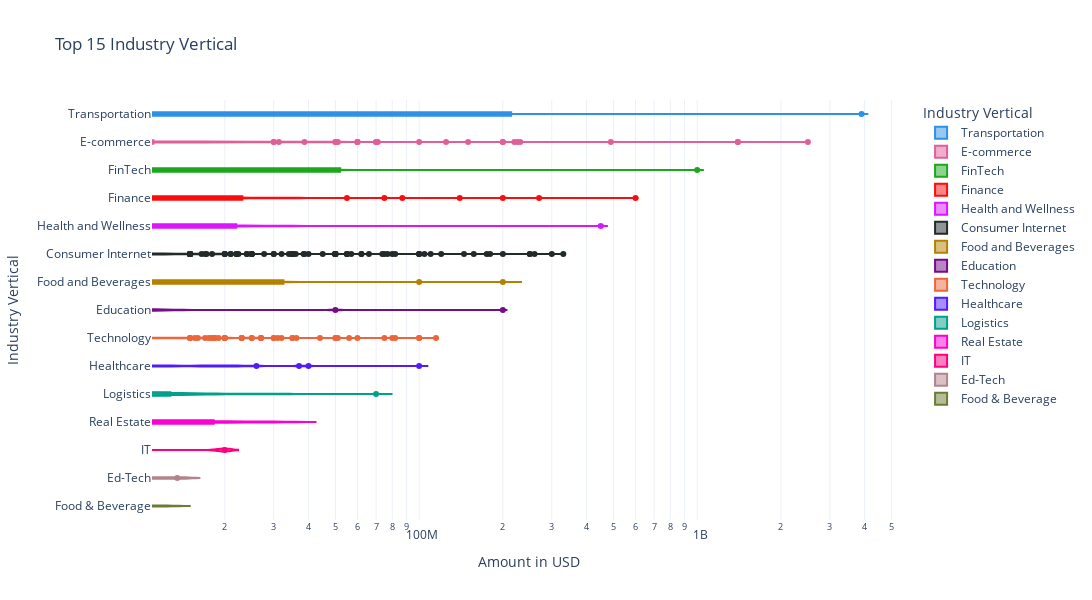

The code cell stored with this chart in its notebook:
### Code cell
# violin plot
fig = px.violin(df_top_industry_vertical, x="Amount in USD", y="Industry Vertical", color="Industry Vertical", hover_name="Startup Name", log_x=True, box=True,
             width=1100, height=600, title="Top 15 Industry Vertical", labels={"Amount in USD": "Amount in USD", "Industry Vertical": "Industry Vertical"}
             ,color_discrete_sequence=px.colors.qualitative.Dark24, template='plotly_white')
fig.show()

### Figure 1 — Plotly figure (JSON) as saved in the notebook; plotly's stock layout.template omitted (floating-point values rounded to 4 significant figures; data arrays with more than 128 entries replaced by an {"elided": "..."} marker saying what was removed)
{"data": [{"alignmentgroup": "True", "box": {"visible": true}, "hovertemplate": "<b>%{hovertext}</b><br><br>Industry Vertical=%{y}<br>Amount in USD=%{x}<extra></extra>", "hovertext": ["Rapido Bike Taxi", "Vogo Automotive", "Shuttl", "Patel Logistics", "Shuttl", "Vogo Automotive Pvt. Ltd.", "eBikeGo"], "legendgroup": "Transportation", "marker": {"color": "#2E91E5"}, "name": "Transportation", "offsetgroup": "Transportation", "orientation": "h", "scalegroup": "True", "showlegend": true, "type": "violin", "x": [3900000000, 283000000, 8048394, 5600000, 5000000, 3584000, 300000], "x0": " ", "xaxis": "x", "y": ["Transportation", "Transportation", "Transportation", "Transportation", "Transportation", "Transportation", "Transportation"], "y0": " ", "yaxis": "y"}, {"alignmentgroup": "True", "box": {"visible": true}, "hovertemplate": "<b>%{hovertext}</b><br><br>Industry Vertical=%{y}<br>Amount in USD=%{x}<extra></extra>", "hovertext": {"elided": "300 str values"}, "legendgroup": "E-commerce", "marker": {"color": "#E15F99"}, "name": "E-commerce", "offsetgroup": "E-commerce", "orientation": "h", "scalegroup": "True", "showlegend": true, "type": "violin", "x": {"elided": "300 int values"}, "x0": " ", "xaxis": "x", "y": {"elided": "300 str values"}, "y0": " ", "yaxis": "y"}, {"alignmentgroup": "True", "box": {"visible": true}, "hovertemplate": "<b>%{hovertext}</b><br><br>Industry Vertical=%{y}<br>Amount in USD=%{x}<extra></extra>", "hovertext": ["Paytm", "Tala", "Biz2Credit", "Aye Finance", "OkCredit", "INDwealth", "FPL Technologies", "Setu", "Cashflo", "wealthbucket"], "legendgroup": "FinTech", "marker": {"color": "#1CA71C"}, "name": "FinTech", "offsetgroup": "FinTech", "orientation": "h", "scalegroup": "True", "showlegend": true, "type": "violin", "x": [1000000000, 110000000, 52000000, 17411265, 15500000, 15000000, 4500000, 3500000, 3300000, 3000000], "x0": " ", "xaxis": "x", "y": ["FinTech", "FinTech", "FinTech", "FinTech", "FinTech", "FinTech", "FinTech", "FinTech", "FinTech", "FinTech"], "y0": " ", "yaxis": "y"}, {"alignmentgroup": "True", "box": {"visible": true}, "hovertemplate": "<b>%{hovertext}</b><br><br>Industry Vertical=%{y}<br>Amount in USD=%{x}<extra></extra>", "hovertext": ["True North", "Edelweiss", "Epiq Capital", "Alteria Capital", "Lendingkart", "BharatPe", "Varthana", "NeoGrowth Credit", "Kuvera", "InCred Finance", "MSE", "Ofbusiness", "pi Ventures", "Samunnati", "Annapurna Finance", "Capital Float", "AyeFinance", "Spandana Sphoorty", "RenewBuy", "Black Soil", "NeoGrowth", "EarlySalary", "Drip capital", "Alpha Capital", "IDG Ventures", "CoinTribe", "Avail Finance", "Aye Finance", "Aye Finance", "SaveBC", "ISFC", "InCred", "Kinara Capital", "Samunnati Financial Intermediation & Services Pvt. Ltd", "Progcap", "Veritas Finance", "Lendingkart", "AyeFinance", "OptaCredit", "AyeFinance", "Villgro", "Fisdom", "mintifi", "Aashiyaan", "Smartcoin", "Sqqrl", "Finzy", "GramCover", "MyLoanCare", "Prest Loans", "Buddy", "Vola", "OpenTap", "Nivesh", "happay", "Fincash", "Mihuru", "HealthFin", "Crowdera", "Loanzen", "1Crowd", "LenDenClub"], "legendgroup": "Finance", "marker": {"color": "#FB0D0D"}, "name": "Finance", "offsetgroup": "Finance", "orientation": "h", "scalegroup": "True", "showlegend": true, "type": "violin", "x": [600000000, 270000000, 200000000, 140000000, 87000000, 75000000, 55000000, 47000000, 45000000, 42000000, 32000000, 29000000, 25000000, 23500000, 23000000, 22000000, 21500000, 19500000, 19000000, 17000000, 16000000, 15700000, 15000000, 14800000, 10000000, 10000000, 9000000, 8000000, 6240000, 6000000, 6000000, 5900000, 5000000, 5000000, 5000000, 4700000, 4700000, 4600000, 4000000, 3800000, 3500000, 3000000, 2000000, 2000000, 2000000, 1000000, 1000000, 1000000, 978000, 570000, 500000, 500000, 450000, 450000, 250000, 150000, 150000, null, null, null, null, null], "x0": " ", "xaxis": "x", "y": ["Finance", "Finance", "Finance", "Finance", "Finance", "Finance", "Finance", "Finance", "Finance", "Finance", "Finance", "Finance", "Finance", "Finance", "Finance", "Finance", "Finance", "Finance", "Finance", "Finance", "Finance", "Finance", "Finance", "Finance", "Finance", "Finance", "Finance", "Finance", "Finance", "Finance", "Finance", "Finance", "Finance", "Finance", "Finance", "Finance", "Finance", "Finance", "Finance", "Finance", "Finance", "Finance", "Finance", "Finance", "Finance", "Finance", "Finance", "Finance", "Finance", "Finance", "Finance", "Finance", "Finance", "Finance", "Finance", "Finance", "Finance", "Finance", "Finance", "Finance", "Finance", "Finance"], "y0": " ", "yaxis": "y"}, {"alignmentgroup": "True", "box": {"visible": true}, "hovertemplate": "<b>%{hovertext}</b><br><br>Industry Vertical=%{y}<br>Amount in USD=%{x}<extra></extra>", "hovertext": ["GOQii", "Vyome Therapeutics Inc.", "Healthians", "HealthifyMe", "Misters", "Azah"], "legendgroup": "Health and Wellness", "marker": {"color": "#DA16FF"}, "name": "Health and Wellness", "offsetgroup": "Health and Wellness", "orientation": "h", "scalegroup": "True", "showlegend": true, "type": "violin", "x": [450000000, 22000000, 12000000, 6000000, 486000, 200000], "x0": " ", "xaxis": "x", "y": ["Health and Wellness", "Health and Wellness", "Health and Wellness", "Health and Wellness", "Health and Wellness", "Health and Wellness"], "y0": " ", "yaxis": "y"}, {"alignmentgroup": "True", "box": {"visible": true}, "hovertemplate": "<b>%{hovertext}</b><br><br>Industry Vertical=%{y}<br>Amount in USD=%{x}<extra></extra>", "hovertext": {"elided": "941 str values"}, "legendgroup": "Consumer Internet", "marker": {"color": "#222A2A"}, "name": "Consumer Internet", "offsetgroup": "Consumer Internet", "orientation": "h", "scalegroup": "True", "showlegend": true, "type": "violin", "x": {"elided": "941 int values"}, "x0": " ", "xaxis": "x", "y": {"elided": "941 str values"}, "y0": " ", "yaxis": "y"}, {"alignmentgroup": "True", "box": {"visible": true}, "hovertemplate": "<b>%{hovertext}</b><br><br>Industry Vertical=%{y}<br>Amount in USD=%{x}<extra></extra>", "hovertext": ["Zomato", "Swiggy", "Bira91", "HungerBox", "Bira91", "Daalchini Technologies", "holachef", "GoDesi", "Burger Singh"], "legendgroup": "Food and Beverages", "marker": {"color": "#B68100"}, "name": "Food and Beverages", "offsetgroup": "Food and Beverages", "orientation": "h", "scalegroup": "True", "showlegend": true, "type": "violin", "x": [200000000, 100000000, 10000000, 6590000, 5600000, 500000, 311200, 138995, 0], "x0": " ", "xaxis": "x", "y": ["Food and Beverages", "Food and Beverages", "Food and Beverages", "Food and Beverages", "Food and Beverages", "Food and Beverages", "Food and Beverages", "Food and Beverages", "Food and Beverages"], "y0": " ", "yaxis": "y"}, {"alignmentgroup": "True", "box": {"visible": true}, "hovertemplate": "<b>%{hovertext}</b><br><br>Industry Vertical=%{y}<br>Amount in USD=%{x}<extra></extra>", "hovertext": ["Furtados School of Music", "Byjus", "EduPristine", "Rao IIT Academy", "Eruditus", "Simplilearn", "Avanti Learning", "CueMath", "MyCity4Kids", "Sunstone Eduversity Pvt. Ltd", "EduAce Services", "Imarticus Learning", "Convegenius", "Justdakhila.com", "TopRankers", "Genius Corner", "Myly", "MyChild App", "Gyaanzone", "Prepathon", "Fundamentor", "Vahan", "Magic Crate", "Career360"], "legendgroup": "Education", "marker": {"color": "#750D86"}, "name": "Education", "offsetgroup": "Education", "orientation": "h", "scalegroup": "True", "showlegend": true, "type": "violin", "x": [200000000, 50000000, 10000000, 8600000, 8200000, 6000000, 5000000, 4000000, 3000000, 1500000, 1000000, 1000000, 900000, 750000, 670000, 278000, 100000, 100000, 45000, null, null, null, null, null], "x0": " ", "xaxis": "x", "y": ["Education", "Education", "Education", "Education", "Education", "Education", "Education", "Education", "Education", "Education", "Education", "Education", "Education", "Education", "Education", "Education", "Education", "Education", "Education", "Education", "Education", "Education", "Education", "Education"], "y0": " ", "yaxis": "y"}, {"alignmentgroup": "True", "box": {"visible": true}, "hovertemplate": "<b>%{hovertext}</b><br><br>Industry Vertical=%{y}<br>Amount in USD=%{x}<extra></extra>", "hovertext": {"elided": "478 str values"}, "legendgroup": "Technology", "marker": {"color": "#EB663B"}, "name": "Technology", "offsetgroup": "Technology", "orientation": "h", "scalegroup": "True", "showlegend": true, "type": "violin", "x": {"elided": "478 int values"}, "x0": " ", "xaxis": "x", "y": {"elided": "478 str values"}, "y0": " ", "yaxis": "y"}, {"alignmentgroup": "True", "box": {"visible": true}, "hovertemplate": "<b>%{hovertext}</b><br><br>Industry Vertical=%{y}<br>Amount in USD=%{x}<extra></extra>", "hovertext": ["Shape", "Healthcare at Home", "Puro Wellness", "Portea", "Medwell Ventures", "Asia Institute Of Medical Science", "Tynor Othontics", "iGenetics", "Sigtuple", "Medikabazaar", "healthifyme", "CureFit", "MedGenome", "Axio", "OncoStem", "MyUpchar", "Healthsignz", "mfine", "Care24", "medECUBE", "MamaEarth", "Healthi", "Cult", "The Healthy Billions", "Wellthy", "Vyome Biosciences", "Doxper", "Address Health", "eKincare", "MobieFit", "3HCare", "PeeSafe.in", "PeeSafe", "Letsmd", "Cygnus Hospitals", "5th Vital", "Karma Healthcare", "PeeBuddy", "Touchkin", "NirogStreet", "HWell24", "Pramati", "MEngage", "Life Circle", "PlanMy MedicalTrip", "iNICU", "Zoctr", "Theranosis", "Pregbuddy", "mamaearth", "Visit", "MedTel", "Predible Health", "HWell24 Plus", "Curatio", "HealthIntel", "QorQI", "Niramai", "Xcode", "Tricog", "MobiDent", "HEAL Institute", "Consure Medical", "Cult Fitness", "Transcell", "LiveNutriFit", "Invictus Oncology", "Obino", "Remidio", "Saral Designs", "Gajty"], "legendgroup": "Healthcare", "marker": {"color": "#511CFB"}, "name": "Healthcare", "offsetgroup": "Healthcare", "orientation": "h", "scalegroup": "True", "showlegend": true, "type": "violin", "x": [100000000, 40000000, 37000000, 26000000, 21000000, 21000000, 21000000, 19500000, 19000000, 15800000, 12000000, 10000000, 10000000, 7400000, 6000000, 5000000, 5000000, 4200000, 4000000, 4000000, 4000000, 3100000, 3000000, 2100000, 2100000, 2000000, 1900000, 1500000, 1500000, 1350000, 1000000, 1000000, 1000000, 1000000, 750000, 500000, 500000, 443000, 400000, 300000, 200000, 200000, 175000, 150000, 150000, null, null, null, null, null, null, null, null, null, null, null, null, null, null, null, null, null, null, null, null, null, null, null, null, null, null], "x0": " ", "xaxis": "x", "y": ["Healthcare", "Healthcare", "Healthcare", "Healthcare", "Healthcare", "Healthcare", "Healthcare", "Healthcare", "Healthcare", "Healthcare", "Healthcare", "Healthcare", "Healthcare", "Healthcare", "Healthcare", "Healthcare", "Healthcare", "Healthcare", "Healthcare", "Healthcare", "Healthcare", "Healthcare", "Healthcare", "Healthcare", "Healthcare", "Healthcare", "Healthcare", "Healthcare", "Healthcare", "Healthcare", "Healthcare", "Healthcare", "Healthcare", "Healthcare", "Healthcare", "Healthcare", "Healthcare", "Healthcare", "Healthcare", "Healthcare", "Healthcare", "Healthcare", "Healthcare", "Healthcare", "Healthcare", "Healthcare", "Healthcare", "Healthcare", "Healthcare", "Healthcare", "Healthcare", "Healthcare", "Healthcare", "Healthcare", "Healthcare", "Healthcare", "Healthcare", "Healthcare", "Healthcare", "Healthcare", "Healthcare", "Healthcare", "Healthcare", "Healthcare", "Healthcare", "Healthcare", "Healthcare", "Healthcare", "Healthcare", "Healthcare", "Healthcare"], "y0": " ", "yaxis": "y"}, {"alignmentgroup": "True", "box": {"visible": true}, "hovertemplate": "<b>%{hovertext}</b><br><br>Industry Vertical=%{y}<br>Amount in USD=%{x}<extra></extra>", "hovertext": ["Blackbuck", "Ecom Express", "Delhivery", "Rivigo", "TruckingCube", "Blackbuck", "Leap India", "LetsTransport", "Origo Commodities India Pvt. Ltd", "Shadowfox", "4tigo", "Pando", "BlackBuck", "Schedulers Logistics", "The Porter", "Emiza", "TruxApp", "WoW Express", "Grab.in", "StanPlus", "Shipsy", "Connect India", "Truckola", "The Porter", "MaalGaadi", "SpeedBox", "Zebroads", "Box My Space", "VDeliver", "Loadshare", "GoComet", "Pikkol", "Pikkol", "Quickli", "Gobolt", "Derbii", "LogiNext"], "legendgroup": "Logistics", "marker": {"color": "#00A08B"}, "name": "Logistics", "offsetgroup": "Logistics", "orientation": "h", "scalegroup": "True", "showlegend": true, "type": "violin", "x": [70000000, 30000000, 30000000, 15000000, 14900000, 14680000, 13000000, 12000000, 11000000, 10000000, 10000000, 9000000, 7700000, 6000000, 5500000, 4500000, 3100000, 2200000, 2000000, 1100000, 1000000, 1000000, 595000, 500000, 375000, 300000, 75000, null, null, null, null, null, null, null, null, null, null], "x0": " ", "xaxis": "x", "y": ["Logistics", "Logistics", "Logistics", "Logistics", "Logistics", "Logistics", "Logistics", "Logistics", "Logistics", "Logistics", "Logistics", "Logistics", "Logistics", "Logistics", "Logistics", "Logistics", "Logistics", "Logistics", "Logistics", "Logistics", "Logistics", "Logistics", "Logistics", "Logistics", "Logistics", "Logistics", "Logistics", "Logistics", "Logistics", "Logistics", "Logistics", "Logistics", "Logistics", "Logistics", "Logistics", "Logistics", "Logistics"], "y0": " ", "yaxis": "y"}, {"alignmentgroup": "True", "box": {"visible": true}, "hovertemplate": "<b>%{hovertext}</b><br><br>Industry Vertical=%{y}<br>Amount in USD=%{x}<extra></extra>", "hovertext": ["Tata Housing", "Innov8", "MyGubbi", "Wired Hub", "BHIVE", "Qdesq"], "legendgroup": "Real Estate", "marker": {"color": "#FB00D1"}, "name": "Real Estate", "offsetgroup": "Real Estate", "orientation": "h", "scalegroup": "True", "showlegend": true, "type": "violin", "x": [23000000, 4000000, 2500000, null, null, null], "x0": " ", "xaxis": "x", "y": ["Real Estate", "Real Estate", "Real Estate", "Real Estate", "Real Estate", "Real Estate"], "y0": " ", "yaxis": "y"}, {"alignmentgroup": "True", "box": {"visible": true}, "hovertemplate": "<b>%{hovertext}</b><br><br>Industry Vertical=%{y}<br>Amount in USD=%{x}<extra></extra>", "hovertext": ["Capillary", "Anchanto", "Narvar", "Disprz", "Elucidata", "Credy", "Entropik", "19th mile"], "legendgroup": "IT", "marker": {"color": "#FC0080"}, "name": "IT", "offsetgroup": "IT", "orientation": "h", "scalegroup": "True", "showlegend": true, "type": "violin", "x": [20000000, 4000000, 3000000, 2500000, 1700000, 1400000, 1100000, 180000], "x0": " ", "xaxis": "x", "y": ["IT", "IT", "IT", "IT", "IT", "IT", "IT", "IT"], "y0": " ", "yaxis": "y"}, {"alignmentgroup": "True", "box": {"visible": true}, "hovertemplate": "<b>%{hovertext}</b><br><br>Industry Vertical=%{y}<br>Amount in USD=%{x}<extra></extra>", "hovertext": ["IMAX Program", "Vedantu", "Littlemore", "quizizz", "Edureka", "Avishkaar Box", "Shirsa Labs", "Nayi Disha", "kidovators", "IndigoLearn", "Toppr", "Kriger Campus", "Chrysalis", "Purple Squirrel"], "legendgroup": "Ed-Tech", "marker": {"color": "#B2828D"}, "name": "Ed-Tech", "offsetgroup": "Ed-Tech", "orientation": "h", "scalegroup": "True", "showlegend": true, "type": "violin", "x": [13500000, 10000000, 3000000, 3000000, 2000000, 772500, 500000, 300000, 180000, 150000, 100000, 46140, null, null], "x0": " ", "xaxis": "x", "y": ["Ed-Tech", "Ed-Tech", "Ed-Tech", "Ed-Tech", "Ed-Tech", "Ed-Tech", "Ed-Tech", "Ed-Tech", "Ed-Tech", "Ed-Tech", "Ed-Tech", "Ed-Tech", "Ed-Tech", "Ed-Tech"], "y0": " ", "yaxis": "y"}, {"alignmentgroup": "True", "box": {"visible": true}, "hovertemplate": "<b>%{hovertext}</b><br><br>Industry Vertical=%{y}<br>Amount in USD=%{x}<extra></extra>", "hovertext": ["Big Fish Ventures", "Faasos", "RAW Pressery", "B9 Beverages", "WayCool", "Fresh Food Concepts", "GoldFarm", "Hello Curry", "Yumlane", "MyGreens", "Bonhomia", "Dropkaffe", "FYRE", "Biryani Blues", "Chai Thela", "Chevon", "HealthSutra", "Sattviko", "Drums Food", "Bonhomia", "Tpot", "Roll Mafia", "WIMWI Foods"], "legendgroup": "Food & Beverage", "marker": {"color": "#6C7C32"}, "name": "Food & Beverage", "offsetgroup": "Food & Beverage", "orientation": "h", "scalegroup": "True", "showlegend": true, "type": "violin", "x": [11100000, 6300000, 6000000, 6000000, 2700000, 2000000, 2000000, 1500000, 1000000, 1000000, 1000000, 550000, 500000, 368000, 218000, null, null, null, null, null, null, null, null], "x0": " ", "xaxis": "x", "y": ["Food & Beverage", "Food & Beverage", "Food & Beverage", "Food & Beverage", "Food & Beverage", "Food & Beverage", "Food & Beverage", "Food & Beverage", "Food & Beverage", "Food & Beverage", "Food & Beverage", "Food & Beverage", "Food & Beverage", "Food & Beverage", "Food & Beverage", "Food & Beverage", "Food & Beverage", "Food & Beverage", "Food & Beverage", "Food & Beverage", "Food & Beverage", "Food & Beverage", "Food & Beverage"], "y0": " ", "yaxis": "y"}], "layout": {"height": 600, "legend": {"title": {"text": "Industry Vertical"}, "tracegroupgap": 0}, "title": {"text": "Top 15 Industry Vertical"}, "violinmode": "overlay", "width": 1100, "xaxis": {"anchor": "y", "domain": [0, 1], "title": {"text": "Amount in USD"}, "type": "log"}, "yaxis": {"anchor": "x", "categoryarray": ["Food & Beverage", "Ed-Tech", "IT", "Real Estate", "Logistics", "Healthcare", "Technology", "Education", "Food and Beverages", "Consumer Internet", "Health and Wellness", "Finance", "FinTech", "E-commerce", "Transportation"], "categoryorder": "array", "domain": [0, 1], "title": {"text": "Industry Vertical"}}}}
